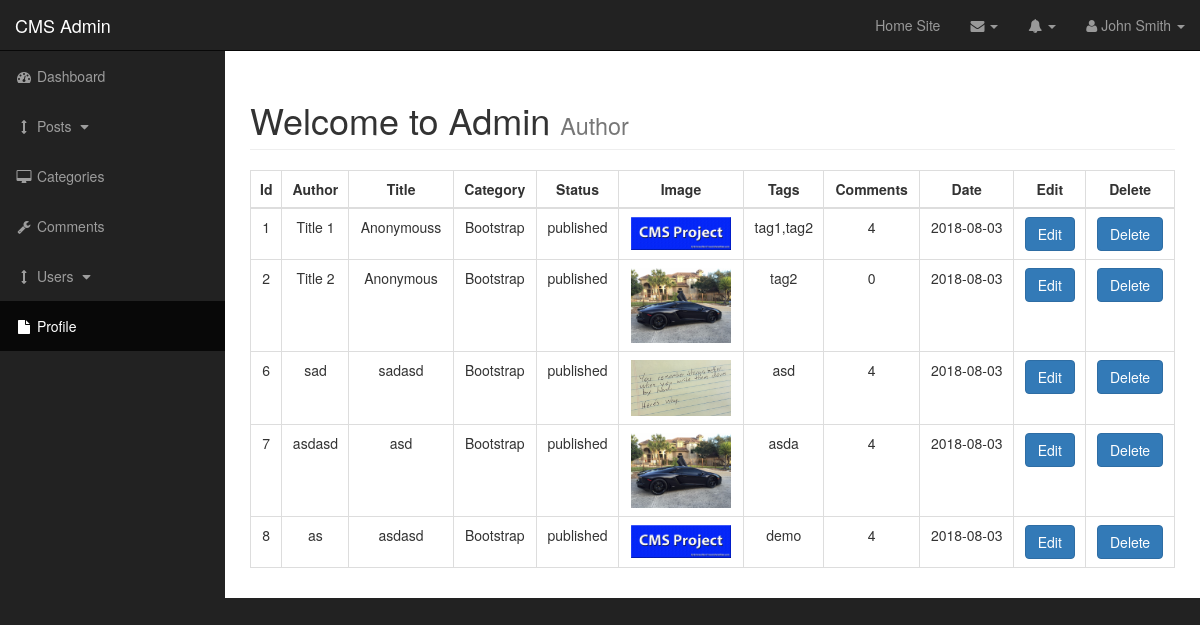
The app's page /admin/posts.php (signed in) with its own data.
### tables this page shows
CREATE TABLE `posts` (
  `post_id` int(11) NOT NULL,
  `post_category_id` int(11) NOT NULL DEFAULT '0',
  `post_title` varchar(255) NOT NULL,
  `post_author` varchar(255) NOT NULL DEFAULT 'Anonymous',
  `post_date` date NOT NULL DEFAULT '1920-05-28',
  `post_image` varchar(512) NOT NULL DEFAULT 'sample_1.jpg',
  `post_content` text NOT NULL,
  `post_tags` varchar(255) NOT NULL DEFAULT 'None',
  `post_comment_count` int(11) NOT NULL DEFAULT '0',
  `post_status` varchar(255) NOT NULL DEFAULT 'new'
);

CREATE TABLE `categories` (
  `cat_id` int(5) NOT NULL,
  `cat_title` varchar(255) NOT NULL
);

### admin/includes/view_all_posts.php (the view, shortened to what this page needs)
<table class="table table-bordered table-hover">
    <thead>
        <tr>
            <th class="text-center">Id</th>
            <th class="text-center">Author</th>
            <th class="text-center">Title</th>
            <th class="text-center">Category</th>
            <th class="text-center">Status</th>
            <th class="text-center">Image</th>
            <th class="text-center">Tags</th>
            <th class="text-center">Comments</th>
            <th class="text-center">Date</th>
            <th class="text-center">Edit</th>
            <th class="text-center">Delete</th>
        </tr>
    </thead>
    <tbody>
        <?php
            $query = "SELECT * FROM posts";
            $query_result = mysqli_query($connection,$query);
            if($query_result){
                while($row = mysqli_fetch_assoc($query_result)){
                    $post_id = $row["post_id"];
                    $post_title = $row["post_title"];
                    $post_author = $row["post_author"];
                    $post_category_id = $row["post_category_id"];
                    $post_status = $row["post_status"];
                    $post_image = $row["post_image"];
                    $post_tags = $row["post_tags"];
                    $post_comment_count =$row["post_comment_count"];
                    $post_date = $row["post_date"];
                    echo "<tr>";
                        echo "<td class='text-center'>{$post_id}</td>";
                        echo "<td class='text-center'>{$post_title}</td>";
                        echo "<td class='text-center'>{$post_author}</td>";
                        $query = "SELECT * FROM categories WHERE cat_id = {$post_category_id}";
                        $query_result_category = mysqli_query($connection,$query);
                        if(!$query_result_category){
                            $post_category_title = "NONE";
                        }else{
                            while($row = mysqli_fetch_assoc($query_result_category)){
                                $post_category_title = $row['cat_title'];
                            }
                        }
                        echo "<td class='text-center'>{$post_category_title}</td>";
                        echo "<td class='text-center'>{$post_status}</td>";
                        echo "<td class='text-center'><img width='100px' src='../images/{$post_image}' alt='Image'></td>";
                        echo "<td class='text-center'>{$post_tags}</td>";
                        echo "<td class='text-center'>{$post_comment_count}</td>";
                        echo "<td class='text-center'>{$post_date}</td>";
                        echo "<td align='center'>
                                <a class='btn btn-primary' href='posts.php?source=edit_post&post_id={$post_id}'>Edit</a>
                            </td>";
                        echo "<td align='center'>
                                <a class='btn btn-primary' href='posts.php?delete={$post_id}'>Delete</a>
                            </td>";
                    echo "</tr>";
                }
            }
        ?>
    </tbody>
</table>

### admin/css/sb-admin.css (style rules this page uses)
body { margin-top: 100px; background-color: #222; }
@media (min-width:768px) { body { margin-top: 50px; } }

### records on screen
posts: post_id "1", post_title "Title 1", post_author "Anonymouss", categories.cat_title "Bootstrap", post_status "published", post_image (picture), post_tags "tag1,tag2", post_comment_count "4", post_date "2018-08-03"
posts: post_id "2", post_title "Title 2", post_author "Anonymous", categories.cat_title "Bootstrap", post_status "published", post_image (picture), post_tags "tag2", post_comment_count "0", post_date "2018-08-03"
posts: post_id "6", post_title "sad", post_author "sadasd", categories.cat_title "Bootstrap", post_status "published", post_image (picture), post_tags "asd", post_comment_count "4", post_date "2018-08-03"
posts: post_id "7", post_title "asdasd", post_author "asd", categories.cat_title "Bootstrap", post_status "published", post_image (picture), post_tags "asda", post_comment_count "4", post_date "2018-08-03"
posts: post_id "8", post_title "as", post_author "asdasd", categories.cat_title "Bootstrap", post_status "published", post_image (picture), post_tags "demo", post_comment_count "4", post_date "2018-08-03"
